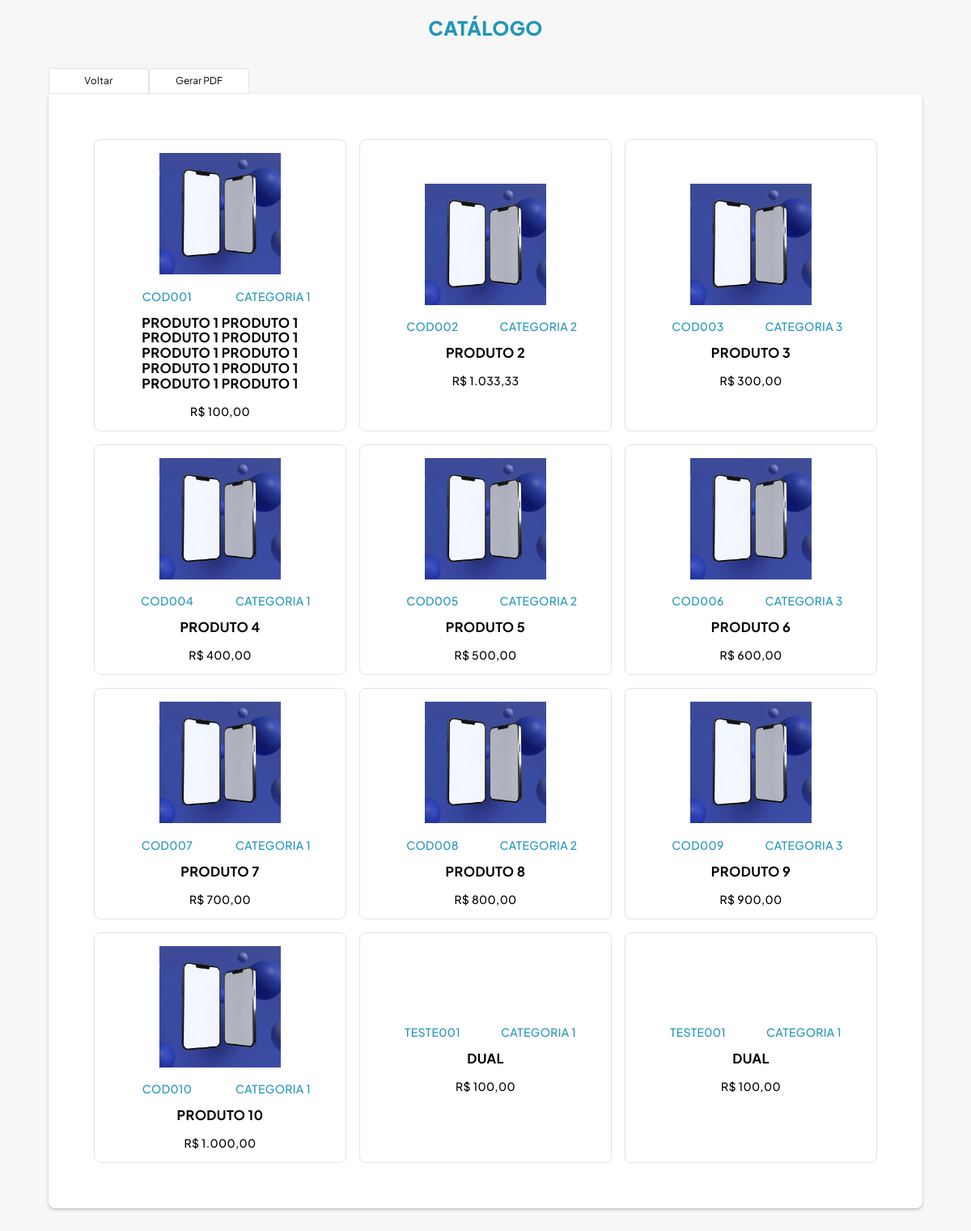
/catalogo/view_catalogo, run on the app's committed database.
### tables this page shows
CREATE TABLE `tb_produtos` (
  `id` int(11) NOT NULL,
  `cod_produto` varchar(100) NOT NULL,
  `name` varchar(100) NOT NULL,
  `categoria` varchar(100) NOT NULL,
  `preco` float NOT NULL
);

CREATE TABLE `tb_imagem_produtos` (
  `id` int(11) NOT NULL,
  `id_produto` int(11) NOT NULL,
  `url` varchar(100) NOT NULL
);

### Core/Controller.php (called while the page is built, shortened)
<?php
class Controller {
	public function loadTemplate($viewName, $viewData = array()) {
		global $newController;
		require 'views/layout.php';
	}
	public function loadViewInTemplate($viewName, $viewData = array()) {
		extract($viewData);
		require 'views/'.$viewName.'.php';
	}
}
?>

### Controllers/CatalogoController.php (called while the page is built, shortened)
<?php
class CatalogoController extends Controller {
  public function view_catalogo() {
    $products = new Products();
    $item = $products->getProductAll();
    $dados = array (
      'products' => $item,
    );
    $this->loadTemplate('pages/catalogo', $dados);
  }
}
?>

### Core/Core.php (called while the page is built, shortened)
<?php
class Core {
	public function run() {
		$url = '/';
		if(isset($_GET['url'])) {
			$url .= $_GET['url'];
		}
		$params = array();
		if(!empty($url) && $url != '/') {
			$url = explode('/', $url);
			array_shift($url);
			$currentController = $url[0].'Controller';
			array_shift($url);
			if(isset($url[0]) && !empty($url[0])) {
				$currentAction = $url[0];
			} else {
				$currentAction = 'index';
			}
		} else {
			$currentController = 'HomeController';
			$currentAction = 'index';
		}
		$currentController = ucfirst($currentController);
		$prefix = '\Controllers\\';
		$newController = $prefix.$currentController;
		$c = new $newController();
		call_user_func_array(array($c, $currentAction), $params);
	}
}
?>

### index.php (called while the page is built, shortened)
<?php
$core = new Core\Core();
$core->run();
?>

### Core/Model.php (called while the page is built, shortened)
<?php
class Model {
	public function __construct() {
		global $db;
		$this->db = $db;
	}
}
?>

### Models/Products.php (called while the page is built, shortened)
<?php
class Products extends Model {
  public function getProductAll() {
    $sql = "SELECT * FROM tb_produtos ORDER BY id ASC";
    $sql = $this->db->query($sql);
    if ($sql->rowCount() > 0) {
      $products = $sql->fetchAll(\PDO::FETCH_ASSOC);
      foreach ($products as $key => $item) {
        $products[$key]['imagem'] = $this->getImagesByProductId($item['id']);
      }
    } else {
      $_SESSION['returnMsg'] = 'Os Produtos não foram encontrados';
      $products = [];
    }
    return $products;
  }
  public function getImagesByProductId($id) {
    $array = [];
    $sql = "SELECT url FROM tb_imagem_produtos WHERE id_produto = :id";
    $sql = $this->db->prepare($sql);
    $sql->bindValue(":id", $id);
    $sql->execute();
    if($sql->rowCount() > 0) {
      $array = $sql->fetchAll(\PDO::FETCH_ASSOC);
    }
    return $array;
  }
}
?>

### views/pages/catalogo.php (the view, shortened to what this page needs)
<section class="header container">
  <h1>CATÁLOGO</h1>
</section>
<section class="section list-products container">
  <div class="top">
    <a class="link" href="<?php echo BASE_URL; ?>home">Voltar</a>
    <button class="link" type='button' data-button-pdf>Gerar PDF</button>
  </div>
  <div class="list-wrapper">
    <div class="content" id="content">
      <?php foreach($products as $product): ?>
        <div class="product-block">
          <figure class="image">
            <img src="<?php echo BASE_URL; ?>media/products/<?php echo $product['imagem'][0]['url']; ?>" alt="" srcset="">
          </figure>
          <div class="description">
            <div class="cod-product">
              <?php echo $product['cod_produto']; ?>
            </div>
            <div class="category">
              <?php echo $product['categoria']; ?>
            </div>
            <div class="name">
              <h3><?php echo $product['name']; ?></h3>
            </div>
            <div class="price">
              <?php echo 'R$ ' . number_format($product['preco'], 2, ',', '.'); ?>
            </div>
          </div>
        </div>
      <?php endforeach; ?>
    </div>
  </div>
</section>

### views/layout.php (shortened to what this page needs)
<!DOCTYPE html>
<html lang="en">
<head>
    <link rel="stylesheet" href="<?php echo BASE_URL; ?>/assets/style/style.css?v=1">
</head>
<?php
$body = explode("\\", str_replace("controller", "", strtolower($newController)));
$template = $body[2];
?>
<body class="page-<?php echo $template ?>" data-page="page-<?php echo $template ?>">
   <main>
      <?php $this->loadViewInTemplate($viewName, $viewData); ?>
   </main>
</body>
</html>

### assets/style/style.css (style rules this page uses)
* { box-sizing: border-box; }
html { line-height: 1.15; -webkit-text-size-adjust: 100%; }
body { margin: 0; }
main { display: block; }
h1, h2, h3, h4, h5, h6, p { margin: 0; }
a { background-color: transparent; color: currentColor; text-decoration: none; }
img { border-style: none; max-width: 100%; }
figure { padding: 0; margin: 0; }
button, input, optgroup, select, textarea { font-family: inherit; font-size: 100%; line-height: 1.15; margin: 0; cursor: pointer; color: currentColor; }
button, input { overflow: visible; }
button, select { text-transform: none; }
button, [type=button], [type=reset], [type=submit] { -webkit-appearance: button; border: 0; background: transparent; box-shadow: 0; }
:root { --white: #fff; --gray-1: #e3e3e3; --blue: #2295ba; }
.container { padding-right: 5%; padding-left: 5%; margin-right: auto; margin-left: auto; width: 100%; max-width: 2000px; }
html { font-size: 62.5%; background-color: rgba(0, 0, 0, 0.03); }
body { font-family: var(--font-family-base) !important; letter-spacing: 0.35px; overflow-x: hidden; }
main { min-height: 50vh; }
h1 { font-weight: 800; font-size: 2.4rem; color: var(--blue); text-align: center; line-height: 2rem; text-transform: uppercase; margin-top: 2.4rem; margin-bottom: 4rem; }
a { text-decoration: none; color: currentColor; transition: all ease-in-out 0.25s; }
button { border: none; transition: all ease-in-out 0.25s; }
.section { margin-bottom: 8rem; }
.top { display: flex; justify-content: flex-start; align-items: center; }
.top .link { height: 3.2rem; border-radius: 0.4rem 0.4rem 0 0; border: 1px solid var(--gray-1); display: flex; align-items: center; justify-content: center; padding: 0.8rem; background: var(--white); font-size: 1.2rem; width: 10rem; transition: all linear 0.25s; }
@media (min-width: 992px) { .top .link { width: 12.4rem; } }
:root { --font-family-base: "Plus Jakarta Sans", sans-serif; }
.header { margin: 2.4rem 0; }
.list-products .list-wrapper { background-color: var(--white); padding: 0; border-radius: 0 0 0.8rem 0.8rem; box-shadow: rgba(50, 50, 93, 0.25) 0px 2px 5px -1px, rgba(0, 0, 0, 0.3) 0px 1px 3px -1px; }
@media (min-width: 992px) { .list-products .list-wrapper { padding: 1.6rem; border-radius: 0 0.8rem 0.8rem 0.8rem; } }
.list-products .list-wrapper { background-color: var(--white); padding: 0; border-radius: 0 0.8rem 0.8rem 0.8rem; box-shadow: rgba(50, 50, 93, 0.25) 0px 2px 5px -1px, rgba(0, 0, 0, 0.3) 0px 1px 3px -1px; }
@media (min-width: 992px) { .list-products .list-wrapper { padding: 1.6rem; } }
.content { display: grid; grid-template-columns: repeat(3, 1fr); gap: 1.6rem 1.6rem; padding: 4rem; }
.content .product-block { display: flex; flex-direction: column; align-items: center; justify-content: center; padding: 1.6rem; border: 1px solid var(--gray-1); border-radius: 0.8rem; }
.content .product-block .image { max-width: 15rem; width: 100%; margin-bottom: 1.6rem; }
.content .product-block .description { display: flex; flex-wrap: wrap; align-items: center; justify-content: center; text-align: center; gap: 0.8rem; }
.content .product-block .description .cod-product, .content .product-block .description .category { width: calc(50% - 16px); font-size: 1.4rem; color: var(--blue); text-transform: uppercase; font-weight: 500; }
.content .product-block .description .name, .content .product-block .description .price { margin-top: 0.8rem; width: 100%; font-size: 1.4rem; text-transform: uppercase; font-weight: 500; }

### data on the page
tb_produtos: tb_imagem_produtos.url (picture), cod_produto "COD001", categoria "CATEGORIA 1", name "PRODUTO 1 PRODUTO 1 PRODUTO 1 PRODUTO 1 PRODUTO 1 PRODUTO 1 PRODUTO 1 PRODUTO 1 PRODUTO 1 PRODUTO 1", preco "100,00"
tb_produtos: tb_imagem_produtos.url (picture), cod_produto "COD002", categoria "CATEGORIA 2", name "PRODUTO 2", preco "1.033,33"
tb_produtos: tb_imagem_produtos.url (picture), cod_produto "COD003", categoria "CATEGORIA 3", name "PRODUTO 3", preco "300,00"
tb_produtos: tb_imagem_produtos.url (picture), cod_produto "COD004", categoria "CATEGORIA 1", name "PRODUTO 4", preco "400,00"
tb_produtos: tb_imagem_produtos.url (picture), cod_produto "COD005", categoria "CATEGORIA 2", name "PRODUTO 5", preco "500,00"
tb_produtos: tb_imagem_produtos.url (picture), cod_produto "COD006", categoria "CATEGORIA 3", name "PRODUTO 6", preco "600,00"
tb_produtos: tb_imagem_produtos.url (picture), cod_produto "COD007", categoria "CATEGORIA 1", name "PRODUTO 7", preco "700,00"
tb_produtos: tb_imagem_produtos.url (picture), cod_produto "COD008", categoria "CATEGORIA 2", name "PRODUTO 8", preco "800,00"
tb_produtos: tb_imagem_produtos.url (picture), cod_produto "COD009", categoria "CATEGORIA 3", name "PRODUTO 9", preco "900,00"
tb_produtos: tb_imagem_produtos.url (picture), cod_produto "COD010", categoria "CATEGORIA 1", name "PRODUTO 10", preco "1.000,00"
tb_produtos: cod_produto "TESTE001", categoria "CATEGORIA 1", name "DUAL", preco "100,00"
tb_produtos: cod_produto "TESTE001", categoria "CATEGORIA 1", name "DUAL", preco "100,00"
